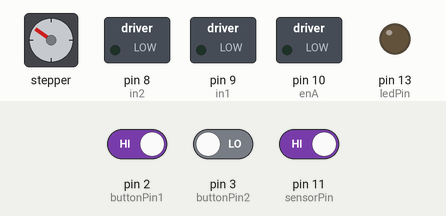
This sketch was run on a simulated Arduino Uno, built with avr-gcc and run on an emulated ATmega328P. On the bench: stepper motor, switched loads named in the sketch (green lamp = pin HIGH), output pins drawn as LEDs (lit = HIGH). The inputs (shaded band) are chosen by the test bench; at power-on: pin 11 (sensorPin) HIGH, pin 2 (buttonPin1) HIGH, pin 3 (buttonPin2) LOW. Stepper angles assume 2048 steps per turn.

Above: at 11.1 s.
11.2 s: pin 11 (sensorPin) driven HIGH
21.1 s: pin 11 (sensorPin) driven LOW
At 27.2 s:
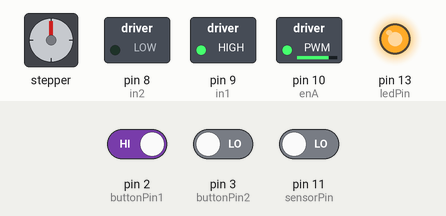
31.0 s: pin 2 (buttonPin1) driven LOW and pin 3 (buttonPin2) driven HIGH
At 40.5 s:
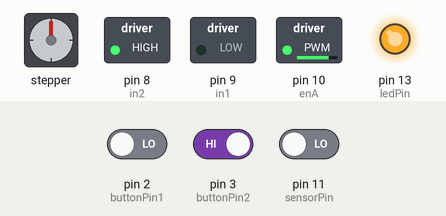
40.9 s: pin 11 (sensorPin) driven HIGH
At 53.6 s:
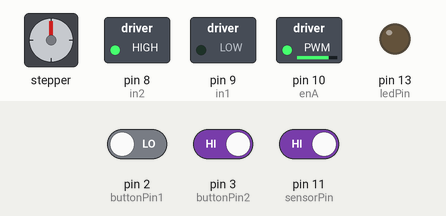
Timing chart, 0 to 65.7 s (numbered marks = the images above; inputs shaded):
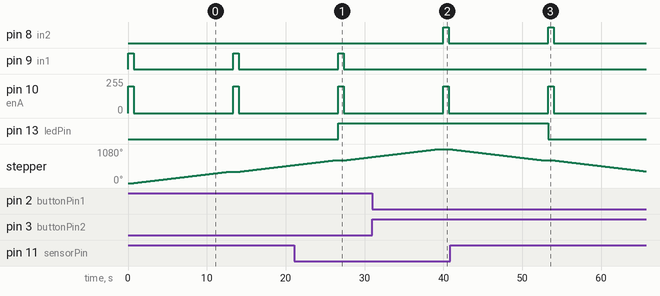

The sketch:

Metal-3.ino
```cpp
#include <Stepper.h>
const int stepsPerRevolution = 2048;
// Συνδεσμολογία: Pin4->IN1, Pin5->IN2, Pin6->IN3, Pin7->IN4
Stepper myStepper = Stepper(stepsPerRevolution, 4, 6, 5, 7);
// προσοχή στη σειρά!!!

// χρησιμοποιούμε σταθερές για τους αριθμούς θυρών:
const int buttonPin1 = 2;     // η θύρα που συνδέεται το πρώτο κουμπί
const int buttonPin2 = 3;     // η θύρα που συνδέεται το πρώτο κουμπί

// χρησιμοποιούμε μεταβλητή που αποθηκεύει την κατάσταση του κουμπιού:
int buttonState1 = LOW;       // LOW: όχι πατημένο, HIGH: πατημένο
int buttonState2 = LOW;

// οι συνδέσεις των pins του arduino με τα pins της πλακέτας ελέγχου του μοτέρ (L298N H-Bridge)
const int enA = 10;
const int in1 = 9;
const int in2 = 8;

const int ledPin = 13;    // το ενσωματωμένο led
const int sensorPin = 11; // θύρα εισόδου

int sensorVal;

void setup()
{
  // Set the speed to 5 rpm:
  myStepper.setSpeed(5);

  // ορίζουμε ότι τα κουμπιά είναι σε θύρα εισόδου:
  pinMode(buttonPin1, INPUT);
  pinMode(buttonPin2, INPUT);

  // ορισμός όλων των pins που συνδέονται στον ελεγκτή μοτέρ ως εξόδου
  pinMode(enA, OUTPUT);
  pinMode(in1, OUTPUT);
  pinMode(in2, OUTPUT);

  // pin εξόδου
  pinMode(ledPin, OUTPUT);

  // pin εισόδου με ενεργοποιημένη την εσωτερική pullup αντίσταση
  pinMode(sensorPin, INPUT_PULLUP);
}

void loop()
{
  // διαβάζουμε τον επαγωγικό αισθητήρα
  sensorVal = digitalRead(sensorPin);
  // ο επαγωγικός αισθητήρας δίνει LOW αν ανιχνεύσει μέταλλο, αλλιώς HIGH
  if (sensorVal == HIGH)
  {
    digitalWrite(ledPin, LOW);
  }
  else
  {
    digitalWrite(ledPin, HIGH);
  }

  // διαβάζουμε τη θύρα του κουμπιού και αποθηκεύουμε την κατάστασή του:
  buttonState1 = digitalRead(buttonPin1);
  buttonState2 = digitalRead(buttonPin2);

  // αν δεν είναι πατημένο κανένα κουμπί:
  if (buttonState1 == LOW && buttonState2 == LOW)
  {
    digitalWrite(in1, LOW);
    digitalWrite(in2, LOW);
    analogWrite(enA, 0);    // ορισμός της ταχύτητας στο 0
  }
  else if (buttonState1 == HIGH)  // αλλιώς αν είναι πατημένο το 1ο κουμπί:
  {
    // πήγαινε το φορείο προς τα δεξιά για 0.7 sec και μετά stop
    digitalWrite(in1, HIGH);
    digitalWrite(in2, LOW);
    // ορισμός της ταχύτητας από το εύρος 0~255
    analogWrite(enA, 200);
    delay(700);
    digitalWrite(in1, LOW);
    digitalWrite(in2, LOW);
    analogWrite(enA, 0);

    // κάνε μια πλήρη περιστροφή του stepper motor προς τη μια κατεύθυνση
    myStepper.step(stepsPerRevolution);
    delay(500);
  }
  else if (buttonState2 == HIGH)  // αλλιώς αν είναι πατημένο το 2ο κουμπί:
  {
    // πήγαινε το φορείο προς τα αριστερά για 0.7 sec και μετά stop
    digitalWrite(in1, LOW);
    digitalWrite(in2, HIGH);
    // ορισμός της ταχύτητας από το εύρος 0~255
    analogWrite(enA, 200);
    delay(700);
    digitalWrite(in1, LOW);
    digitalWrite(in2, LOW);
    analogWrite(enA, 0);

    // κάνε μια πλήρη περιστροφή του stepper motor προς την άλλη κατεύθυνση
    myStepper.step(-stepsPerRevolution);
    delay(500);
  }
  delay(50);
}
```

Measured:
- after the input at 21.1 s, pin 13 (ledPin): LOW → HIGH after 5.6 s
- after the input at 31.0 s, pin 8 (in2): LOW → HIGH after 9.0 s, → LOW 0.70 s later; pin 9 (in1): stays LOW (without the input it goes to HIGH after 9.0 s)
- after the input at 40.9 s, pin 13 (ledPin): HIGH → LOW after 12.4 s
